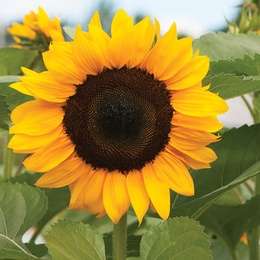
%> input picture filter/sunfl.jpg, 260 x 260 px, shrunk from 387 x 387 before the run
$ octave filter.m   (GNU Octave 9; MATLAB toolbox functions it lacks are replaced by stand-ins)
%> lines starting %> are read from the running program, lines starting %| are printed output that depends on the picture
pkg load image;
a=imread('sunfl.jpg');
%> a is the input picture: size 260x260x3 uint8; mean R, G, B 155.1, 133.5, 56.7
a=rgb2gray(a);
%> a: size 260x260 uint8
%imshow(a);
r=size(a,1);
%> r = 260
c=size(a,2);
%> c = 260
img=zeros(rows(a)+2,columns(a)+2);
outlf=img;
outhf=img;
outmf=img;

for i=2:r+1
  for j=2:c+1
    img(i,j)=a(i-1,j-1);
  end
end
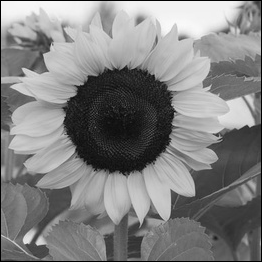
%> img: size 262x262 double; min 0, max 251, mean 129.3
img=uint8(img);
%> img: size 262x262 uint8
limg=img;
himg=double(img);
mimg=img;
limg=imnoise(img,'salt and pepper');
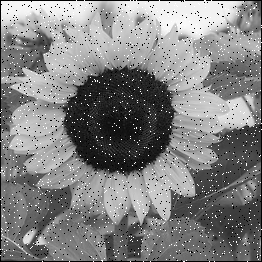
%> limg: size 262x262 uint8; min 0, max 255, mean 129.2
mimg=imnoise(img,'gaussian');
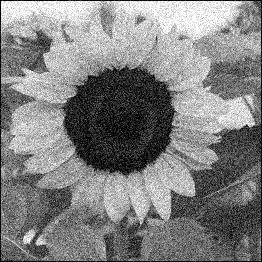
%> mimg: size 262x262 uint8; min 0, max 255, mean 129.2; mean of the top-left, top-right, bottom-left and bottom-right quarters 141.8, 155.2, 116.9, 102.8
low_filter=[1/9,1/9,1/9;1/9,1/9,1/9;1/9,1/9,1/9];
high_filter=[-1,-1,-1;-1,8,-1;-1,-1,-1];

for i=1:r
  for j=1:c
    n=i+2;
    m=j+2;
    templf=limg(i:n,j:m);
    temphf=himg(i:n,j:m);
    templf=templf.*low_filter;
    temphf=temphf.*high_filter;
    gl=templf(:);
    gh=temphf(:);
    sl=0;
    sh=0;
    for k=1:size(gl,1)
      sl=sl+gl(k);
      sh=sh+gh(k);
    end
    outlf(i+1,j+1)=sl;
    if(sh<0)
      outhf(i+1,j+1)=0;
    else
      outhf(i+1,j+1)=sh;
    end

  end
end
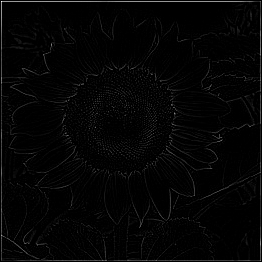
%> outhf: size 262x262 double; min 0, max 1220, mean 24.2; drawn with min black and max white
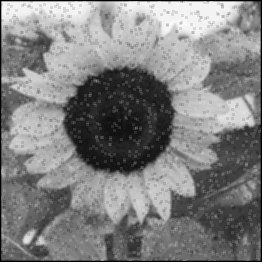
%> outlf: size 262x262 double; min 0, max 252, mean 128.3

for i=1:r
  for j=1:c
    n=i+2;
    m=j+2;
    med=mimg(i:n,j:m);
    outmf(i+1,j+1)=median(med(:));
  end
end
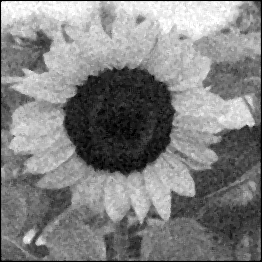
%> outmf: size 262x262 double; min 0, max 255, mean 128.8

figure();
subplot(2,3,1);
imshow(img);
title('Original image');
subplot(2,3,2);
imshow(limg);
title('Salt and Pepper noise');
subplot(2,3,3);
imshow(mimg);
title('Guassian noise');
subplot(2,3,4);
imshow(uint8(outhf));
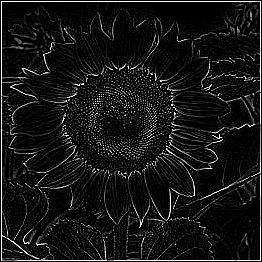
%> displayed picture: size 262x262, on the screen's scale of 0 to 255; min 0, max 255, mean 21.1
title('High Pass Filter');
subplot(2,3,5);
imshow(uint8(outlf));
title('Low Pass Filter');
subplot(2,3,6);
imshow(uint8(outmf));
title('Median Filter');
